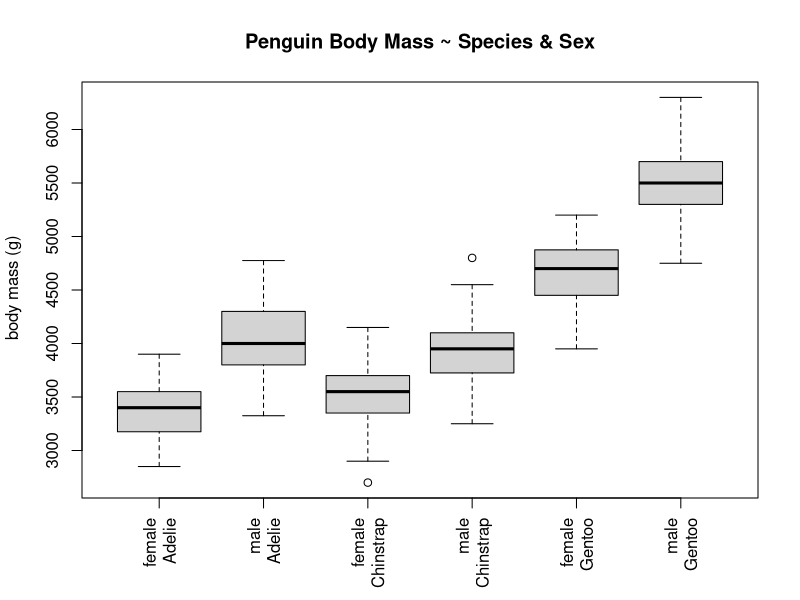

The R script that drew this image:
## ---- chunk 1
require(palmerpenguins)
## ---- chunk 2
boxplot(body_mass_g~ sex*species,
    data = penguins, main="Penguin Body Mass ~ Species & Sex", ylab=" body mass (g)", xlab = " ", names=c("female\nAdelie", "male\nAdelie", "female\nChinstrap", "male\nChinstrap", "female\nGentoo", "male\nGentoo"), las=3)
## ---- chunk 3
fit_both = lm(body_mass_g ~ sex*species, data = penguins)
summary(fit_both)
## ---- chunk 4
dat_mass_means = aggregate(
  body_mass_g ~ species*sex,
  data = penguins,
  FUN = mean)
dat_mass_means
